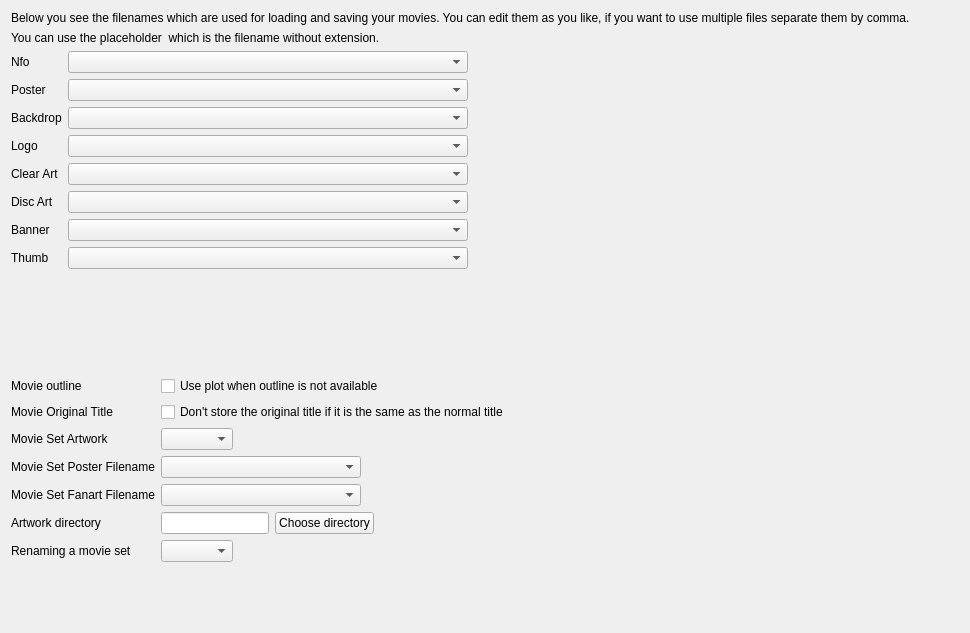
<?xml version="1.0" encoding="UTF-8"?>
<ui version="4.0">
 <class>MovieSettingsWidget</class>
 <widget class="QWidget" name="MovieSettingsWidget">
  <property name="geometry">
   <rect>
    <x>0</x>
    <y>0</y>
    <width>970</width>
    <height>633</height>
   </rect>
  </property>
  <layout class="QVBoxLayout" name="verticalLayout_6" stretch="0,0,1,0,0">
   <item>
    <widget class="QLabel" name="lblFilenameDescription">
     <property name="text">
      <string>Below you see the filenames which are used for loading and saving your movies. You can edit them as you like, if you want to use multiple files separate them by comma.</string>
     </property>
     <property name="wordWrap">
      <bool>true</bool>
     </property>
    </widget>
   </item>
   <item>
    <widget class="QLabel" name="lblPlaceholders">
     <property name="text">
      <string>You can use the placeholder &lt;baseFileName&gt; which is the filename without extension.</string>
     </property>
     <property name="wordWrap">
      <bool>true</bool>
     </property>
    </widget>
   </item>
   <item>
    <layout class="QFormLayout" name="formMovieFilenames">
     <property name="fieldGrowthPolicy">
      <enum>QFormLayout::FieldGrowthPolicy::ExpandingFieldsGrow</enum>
     </property>
     <item row="0" column="0">
      <widget class="QLabel" name="lblNfo">
       <property name="text">
        <string>Nfo</string>
       </property>
      </widget>
     </item>
     <item row="1" column="0">
      <widget class="QLabel" name="lblPoster">
       <property name="text">
        <string>Poster</string>
       </property>
      </widget>
     </item>
     <item row="2" column="0">
      <widget class="QLabel" name="lblBackdrop">
       <property name="text">
        <string>Backdrop</string>
       </property>
      </widget>
     </item>
     <item row="3" column="0">
      <widget class="QLabel" name="lblLogo">
       <property name="text">
        <string>Logo</string>
       </property>
      </widget>
     </item>
     <item row="4" column="0">
      <widget class="QLabel" name="lblClearArt">
       <property name="text">
        <string>Clear Art</string>
       </property>
      </widget>
     </item>
     <item row="5" column="0">
      <widget class="QLabel" name="lblDiscArt">
       <property name="text">
        <string>Disc Art</string>
       </property>
      </widget>
     </item>
     <item row="0" column="1">
      <widget class="PlaceholderLineEdit" name="movieNfo">
       <property name="sizePolicy">
        <sizepolicy hsizetype="MinimumExpanding" vsizetype="Fixed">
         <horstretch>0</horstretch>
         <verstretch>0</verstretch>
        </sizepolicy>
       </property>
       <property name="minimumSize">
        <size>
         <width>200</width>
         <height>0</height>
        </size>
       </property>
       <property name="maximumSize">
        <size>
         <width>400</width>
         <height>16777215</height>
        </size>
       </property>
      </widget>
     </item>
     <item row="1" column="1">
      <widget class="PlaceholderLineEdit" name="moviePoster">
       <property name="sizePolicy">
        <sizepolicy hsizetype="MinimumExpanding" vsizetype="Fixed">
         <horstretch>0</horstretch>
         <verstretch>0</verstretch>
        </sizepolicy>
       </property>
       <property name="minimumSize">
        <size>
         <width>200</width>
         <height>0</height>
        </size>
       </property>
       <property name="maximumSize">
        <size>
         <width>400</width>
         <height>16777215</height>
        </size>
       </property>
      </widget>
     </item>
     <item row="2" column="1">
      <widget class="PlaceholderLineEdit" name="movieBackdrop">
       <property name="sizePolicy">
        <sizepolicy hsizetype="MinimumExpanding" vsizetype="Fixed">
         <horstretch>0</horstretch>
         <verstretch>0</verstretch>
        </sizepolicy>
       </property>
       <property name="minimumSize">
        <size>
         <width>200</width>
         <height>0</height>
        </size>
       </property>
       <property name="maximumSize">
        <size>
         <width>400</width>
         <height>16777215</height>
        </size>
       </property>
      </widget>
     </item>
     <item row="3" column="1">
      <widget class="PlaceholderLineEdit" name="movieLogo">
       <property name="sizePolicy">
        <sizepolicy hsizetype="MinimumExpanding" vsizetype="Fixed">
         <horstretch>0</horstretch>
         <verstretch>0</verstretch>
        </sizepolicy>
       </property>
       <property name="minimumSize">
        <size>
         <width>200</width>
         <height>0</height>
        </size>
       </property>
       <property name="maximumSize">
        <size>
         <width>400</width>
         <height>16777215</height>
        </size>
       </property>
      </widget>
     </item>
     <item row="4" column="1">
      <widget class="PlaceholderLineEdit" name="movieClearArt">
       <property name="sizePolicy">
        <sizepolicy hsizetype="MinimumExpanding" vsizetype="Fixed">
         <horstretch>0</horstretch>
         <verstretch>0</verstretch>
        </sizepolicy>
       </property>
       <property name="minimumSize">
        <size>
         <width>200</width>
         <height>0</height>
        </size>
       </property>
       <property name="maximumSize">
        <size>
         <width>400</width>
         <height>16777215</height>
        </size>
       </property>
      </widget>
     </item>
     <item row="5" column="1">
      <widget class="PlaceholderLineEdit" name="movieCdArt">
       <property name="sizePolicy">
        <sizepolicy hsizetype="MinimumExpanding" vsizetype="Fixed">
         <horstretch>0</horstretch>
         <verstretch>0</verstretch>
        </sizepolicy>
       </property>
       <property name="minimumSize">
        <size>
         <width>200</width>
         <height>0</height>
        </size>
       </property>
       <property name="maximumSize">
        <size>
         <width>400</width>
         <height>16777215</height>
        </size>
       </property>
      </widget>
     </item>
     <item row="6" column="0">
      <widget class="QLabel" name="lblBanner">
       <property name="text">
        <string>Banner</string>
       </property>
      </widget>
     </item>
     <item row="7" column="0">
      <widget class="QLabel" name="lblThumb">
       <property name="text">
        <string>Thumb</string>
       </property>
      </widget>
     </item>
     <item row="6" column="1">
      <widget class="PlaceholderLineEdit" name="movieBanner">
       <property name="sizePolicy">
        <sizepolicy hsizetype="MinimumExpanding" vsizetype="Fixed">
         <horstretch>0</horstretch>
         <verstretch>0</verstretch>
        </sizepolicy>
       </property>
       <property name="minimumSize">
        <size>
         <width>200</width>
         <height>0</height>
        </size>
       </property>
       <property name="maximumSize">
        <size>
         <width>400</width>
         <height>16777215</height>
        </size>
       </property>
      </widget>
     </item>
     <item row="7" column="1">
      <widget class="PlaceholderLineEdit" name="movieThumb">
       <property name="sizePolicy">
        <sizepolicy hsizetype="MinimumExpanding" vsizetype="Fixed">
         <horstretch>0</horstretch>
         <verstretch>0</verstretch>
        </sizepolicy>
       </property>
       <property name="minimumSize">
        <size>
         <width>200</width>
         <height>0</height>
        </size>
       </property>
       <property name="maximumSize">
        <size>
         <width>400</width>
         <height>16777215</height>
        </size>
       </property>
      </widget>
     </item>
    </layout>
   </item>
   <item>
    <layout class="QFormLayout" name="formMovieSettings">
     <property name="fieldGrowthPolicy">
      <enum>QFormLayout::FieldGrowthPolicy::FieldsStayAtSizeHint</enum>
     </property>
     <item row="0" column="0">
      <widget class="QLabel" name="lblMovieOutline">
       <property name="text">
        <string>Movie outline</string>
       </property>
      </widget>
     </item>
     <item row="0" column="1">
      <widget class="QCheckBox" name="usePlotForOutline">
       <property name="text">
        <string>Use plot when outline is not available</string>
       </property>
      </widget>
     </item>
     <item row="2" column="0">
      <widget class="QLabel" name="lblMovieSetArtwork">
       <property name="text">
        <string>Movie Set Artwork</string>
       </property>
      </widget>
     </item>
     <item row="2" column="1">
      <widget class="QComboBox" name="comboMovieSetArtwork"/>
     </item>
     <item row="3" column="0">
      <widget class="QLabel" name="lblMovieSetPosterFilename">
       <property name="text">
        <string>Movie Set Poster Filename</string>
       </property>
      </widget>
     </item>
     <item row="3" column="1">
      <widget class="PlaceholderLineEdit" name="movieSetPosterFileName">
       <property name="sizePolicy">
        <sizepolicy hsizetype="MinimumExpanding" vsizetype="Fixed">
         <horstretch>0</horstretch>
         <verstretch>0</verstretch>
        </sizepolicy>
       </property>
       <property name="minimumSize">
        <size>
         <width>200</width>
         <height>0</height>
        </size>
       </property>
       <property name="maximumSize">
        <size>
         <width>400</width>
         <height>16777215</height>
        </size>
       </property>
       <property name="currentText">
        <string notr="true"/>
       </property>
       <property name="placeholders" stdset="0">
        <stringlist notr="true">
         <string>setName</string>
        </stringlist>
       </property>
      </widget>
     </item>
     <item row="4" column="0">
      <widget class="QLabel" name="lblMovieSetFanartFilename">
       <property name="text">
        <string>Movie Set Fanart Filename</string>
       </property>
      </widget>
     </item>
     <item row="4" column="1">
      <widget class="PlaceholderLineEdit" name="movieSetFanartFileName">
       <property name="sizePolicy">
        <sizepolicy hsizetype="MinimumExpanding" vsizetype="Fixed">
         <horstretch>0</horstretch>
         <verstretch>0</verstretch>
        </sizepolicy>
       </property>
       <property name="minimumSize">
        <size>
         <width>200</width>
         <height>0</height>
        </size>
       </property>
       <property name="maximumSize">
        <size>
         <width>400</width>
         <height>16777215</height>
        </size>
       </property>
       <property name="currentText">
        <string/>
       </property>
       <property name="placeholders" stdset="0">
        <stringlist notr="true">
         <string>setName</string>
        </stringlist>
       </property>
      </widget>
     </item>
     <item row="5" column="0">
      <widget class="QLabel" name="labelMovieSetArtworkDir">
       <property name="text">
        <string>Artwork directory</string>
       </property>
      </widget>
     </item>
     <item row="5" column="1">
      <layout class="QHBoxLayout" name="horizontalLayout_2">
       <item>
        <widget class="QLineEdit" name="movieSetArtworkDir"/>
       </item>
       <item>
        <widget class="QPushButton" name="btnMovieSetArtworkDir">
         <property name="text">
          <string>Choose directory</string>
         </property>
        </widget>
       </item>
      </layout>
     </item>
     <item row="6" column="0">
      <widget class="QLabel" name="lblMovieSetRename">
       <property name="text">
        <string>Renaming a movie set</string>
       </property>
      </widget>
     </item>
     <item row="6" column="1">
      <widget class="QComboBox" name="comboMovieSetRename"/>
     </item>
     <item row="7" column="1">
      <widget class="QLabel" name="lblMovieSetRenameHint">
       <property name="wordWrap">
        <bool>true</bool>
       </property>
       <property name="text">
        <string notr="true"/>
       </property>
      </widget>
     </item>
     <item row="1" column="0">
      <widget class="QLabel" name="lblAlwaysStoreOriginalTitle">
       <property name="text">
        <string>Movie Original Title</string>
       </property>
      </widget>
     </item>
     <item row="1" column="1">
      <widget class="QCheckBox" name="ignoreDuplicateOriginalTitle">
       <property name="text">
        <string>Don't store the original title if it is the same as the normal title</string>
       </property>
      </widget>
     </item>
    </layout>
   </item>
   <item>
    <spacer name="verticalSpacer">
     <property name="orientation">
      <enum>Qt::Vertical</enum>
     </property>
     <property name="sizeHint" stdset="0">
      <size>
       <width>20</width>
       <height>40</height>
      </size>
     </property>
    </spacer>
   </item>
  </layout>
 </widget>
 <customwidgets>
  <customwidget>
   <class>PlaceholderLineEdit</class>
   <extends>QComboBox</extends>
   <header location="global">ui/small_widgets/PlaceholderLineEdit.h</header>
  </customwidget>
 </customwidgets>
 <resources/>
 <connections/>
</ui>
